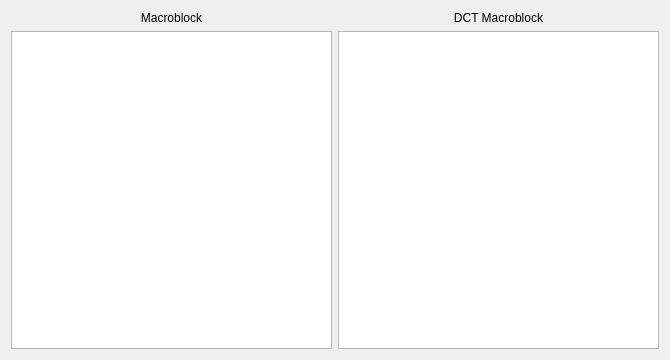
<?xml version="1.0" encoding="UTF-8"?>
<ui version="4.0">
 <class>MacroblocksWindow</class>
 <widget class="QWidget" name="MacroblocksWindow">
  <property name="geometry">
   <rect>
    <x>0</x>
    <y>0</y>
    <width>670</width>
    <height>360</height>
   </rect>
  </property>
  <property name="windowTitle">
   <string>Form</string>
  </property>
  <layout class="QHBoxLayout" name="horizontalLayout_2">
   <item>
    <layout class="QHBoxLayout" name="horizontalLayout">
     <item>
      <layout class="QVBoxLayout" name="verticalLayout">
       <item>
        <widget class="QLabel" name="label">
         <property name="text">
          <string>Macroblock</string>
         </property>
         <property name="alignment">
          <set>Qt::AlignCenter</set>
         </property>
        </widget>
       </item>
       <item>
        <widget class="QGraphicsView" name="macroblockView">
         <property name="sizePolicy">
          <sizepolicy hsizetype="Expanding" vsizetype="Expanding">
           <horstretch>0</horstretch>
           <verstretch>2</verstretch>
          </sizepolicy>
         </property>
        </widget>
       </item>
      </layout>
     </item>
     <item>
      <layout class="QVBoxLayout" name="verticalLayout_2">
       <item>
        <widget class="QLabel" name="label_2">
         <property name="text">
          <string>DCT Macroblock</string>
         </property>
         <property name="alignment">
          <set>Qt::AlignCenter</set>
         </property>
        </widget>
       </item>
       <item>
        <widget class="QGraphicsView" name="dctMacroblockView">
         <property name="sizePolicy">
          <sizepolicy hsizetype="Expanding" vsizetype="Expanding">
           <horstretch>0</horstretch>
           <verstretch>2</verstretch>
          </sizepolicy>
         </property>
        </widget>
       </item>
      </layout>
     </item>
    </layout>
   </item>
  </layout>
 </widget>
 <resources/>
 <connections/>
</ui>
